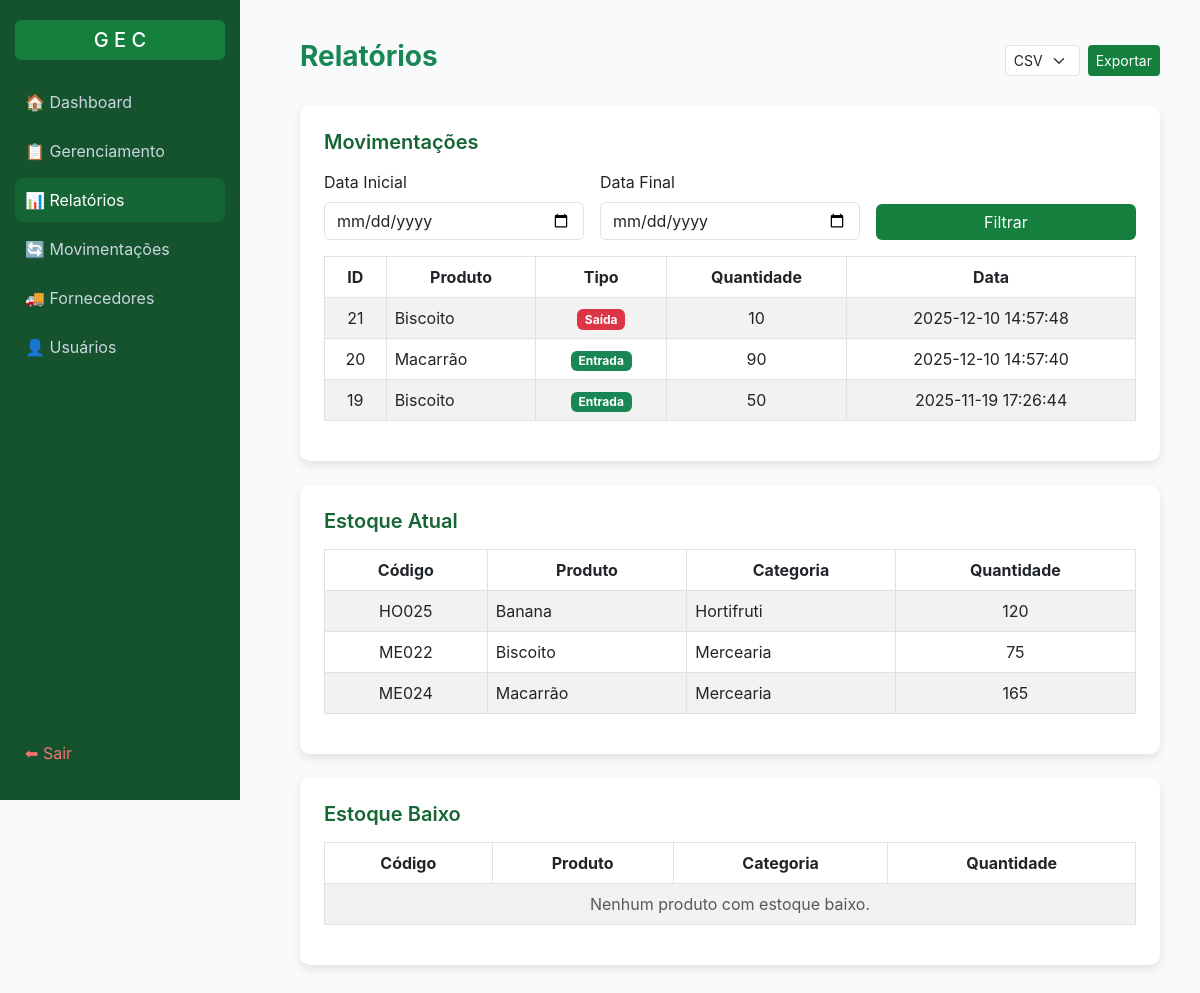
/relatorios (signed in), run on the app's committed database.
### tables this page shows
CREATE TABLE "movimentacoes" (
	"id"	INTEGER,
	"produto_id"	INTEGER,
	"tipo"	TEXT,
	"quantidade"	INTEGER,
	"data"	TIMESTAMP DEFAULT CURRENT_TIMESTAMP,
	PRIMARY KEY("id" AUTOINCREMENT)
);

CREATE TABLE "produtos" (
	"id"	INTEGER,
	"nome"	TEXT NOT NULL,
	"descricao"	TEXT,
	"codigo"	NUMERIC UNIQUE,
	"categoria"	TEXT,
	"preco"	REAL NOT NULL,
	"fornecedor_id"	INTEGER,
	"data_validade"	TEXT NOT NULL,
	"status_validade"	TEXT DEFAULT 'válido',
	"ativo"	INTEGER DEFAULT 1,
	PRIMARY KEY("id" AUTOINCREMENT),
	FOREIGN KEY("fornecedor_id") REFERENCES "fornecedores"("id")
);

CREATE TABLE "estoque" (
    "id" INTEGER PRIMARY KEY AUTOINCREMENT,
    "produto_id" INTEGER NOT NULL,
    "quantidade" INTEGER DEFAULT 0,
	"atualizado_em" TIMESTAMP DEFAULT CURRENT_TIMESTAMP,
    FOREIGN KEY(produto_id) REFERENCES produtos(id)
);

### app.py (the view, shortened to what this page needs)
@app.route("/relatorios", methods=["GET", "POST"])
@login_required
def relatorios():
    atualizar_produtos()
    conn = conectar()
    cur = conn.cursor()
    tipo_exportar = request.args.get("exportar")
    estoque_atual = cur.execute("""
        SELECT p.id, p.nome, p.codigo, p.categoria, e.quantidade
        FROM estoque e
        LEFT JOIN produtos p ON e.produto_id = p.id
        WHERE p.ativo=1
        ORDER BY p.nome ASC
    """).fetchall()
    estoque_baixo = cur.execute("""
        SELECT p.id, p.nome, p.codigo, p.categoria, e.quantidade
        FROM estoque e
        LEFT JOIN produtos p ON e.produto_id = p.id
        WHERE p.ativo=1 AND e.quantidade <= 20
        ORDER BY e.quantidade ASC
    """).fetchall()
    movimentos = []
    if request.method == "POST":
        data_inicio = request.form["data_inicio"]
        data_fim = request.form["data_fim"]
        movimentos = cur.execute("""
            SELECT m.id, m.tipo, m.quantidade, m.data, p.nome
            FROM movimentacoes m
            LEFT JOIN produtos p ON m.produto_id = p.id
            WHERE date(m.data) BETWEEN date(?) AND date(?)
            ORDER BY m.data DESC
        """, (data_inicio, data_fim)).fetchall()
    else:
        movimentos = cur.execute("""
            SELECT m.id, m.tipo, m.quantidade, m.data, p.nome
            FROM movimentacoes m
            LEFT JOIN produtos p ON m.produto_id = p.id
            ORDER BY m.data DESC LIMIT 15
        """).fetchall()
    conn.close()
    return render_template(
        "outros/relatorio.html",
        estoque_atual=estoque_atual,
        estoque_baixo=estoque_baixo,
        movimentos=movimentos
)

### app.py (called while the page is built)
def login_required(f):
    @wraps(f)
    def wrapper(*args, **kwargs):
        if not session.get("usuario"):
            flash("Faça login primeiro!")
            return redirect(url_for("login"))
        return f(*args, **kwargs)
    return wrapper

def atualizar_produtos():
    conn = conectar()
    cur = conn.cursor()
    from datetime import datetime, timedelta
    hoje = datetime.now().date()
    limite_alerta = hoje + timedelta(days=7)
    cur.execute("""
        UPDATE produtos
        SET status_validade = 'vencido'
        WHERE date(data_validade) < date(?) AND ativo=1
    """, (hoje,))
    cur.execute("""
        UPDATE produtos
        SET status_validade = 'próximo do vencimento'
        WHERE date(data_validade) BETWEEN date(?) AND date(?) AND ativo=1
    """, (hoje, limite_alerta))
    cur.execute("""
        UPDATE produtos
        SET status_validade = 'válido'
        WHERE date(data_validade) > date(?) AND ativo=1
    """, (limite_alerta,))
    conn.commit()
    conn.close()

### data/db.py (called while the page is built)
def conectar():
    return sqlite3.connect("data/estoque.db")

### templates/outros/relatorio.html (shortened to what this page needs)
<!DOCTYPE html>
<html lang="pt-BR">
<head>
  <link href="https://cdn.jsdelivr.net/npm/bootstrap@5.3.0/dist/css/bootstrap.min.css" rel="stylesheet">
</head>
<body>
  <div class="sidebar">
    <div>
      <h5>G E C</h5>
      <a href="{{ url_for('home') }}">🏠 Dashboard</a>
      <a href="{{ url_for('gerenciamento') }}">📋 Gerenciamento</a>
      <a href="{{ url_for('relatorios') }}" class="active">📊 Relatórios</a>
      <a href="{{ url_for('movimentacao') }}">🔄 Movimentações</a>
      {% if session.perfil == "admin" %}
      <a href="{{ url_for('listar_forn') }}">🚚 Fornecedores</a>
      <a href="{{ url_for('listar_usuarios') }}">👤 Usuários</a>
      {% endif %}
    </div>
    <div>
      <a href="{{ url_for('login') }}" class="logout">⬅ Sair</a>
    </div>
  </div>
  <div class="content">
    <div class="d-flex justify-content-between align-items-center mb-4">
      <h3 class="fw-bold text-success">Relatórios</h3>
      <form method="GET" action="{{ url_for('relatorios') }}" class="d-flex gap-2">
        <select name="exportar" class="form-select form-select-sm" required>
          <option value="csv">CSV</option>
        </select>
        <button type="submit" class="btn btn-success btn-sm">Exportar</button>
      </form>
    </div>
    <div class="card p-4 mb-4">
      <h5 class="section-title mb-3">Movimentações</h5>
      <form method="POST" class="row g-3 mb-3">
        <div class="col-md-4">
          <label class="form-label">Data Inicial</label>
          <input type="date" name="data_inicio" class="form-control" required>
        </div>
        <div class="col-md-4">
          <label class="form-label">Data Final</label>
          <input type="date" name="data_fim" class="form-control" required>
        </div>
        <div class="col-md-4 d-flex align-items-end">
          <button type="submit" class="btn btn-success w-100">Filtrar</button>
        </div>
      </form>
      <div class="table-responsive">
        <table class="table table-bordered table-striped align-middle">
          <thead>
            <tr class="text-center">
              <th>ID</th>
              <th>Produto</th>
              <th>Tipo</th>
              <th>Quantidade</th>
              <th>Data</th>
            </tr>
          </thead>
          <tbody>
            {% if movimentos %}
              {% for m in movimentos %}
              <tr>
                <td class="text-center">{{ m[0] }}</td>
                <td>{{ m[4] }}</td>
                <td class="text-center">
                  {% if m[1] == 'entrada' %}
                    <span class="badge bg-success">Entrada</span>
                  {% else %}
                    <span class="badge bg-danger">Saída</span>
                  {% endif %}
                </td>
                <td class="text-center">{{ m[2] }}</td>
                <td class="text-center">{{ m[3] }}</td>
              </tr>
              {% endfor %}
            {% else %}
              <tr><td colspan="5" class="text-center text-muted">Nenhuma movimentação registrada.</td></tr>
            {% endif %}
          </tbody>
        </table>
      </div>
    </div>
    <div class="card p-4 mb-4">
      <h5 class="section-title mb-3">Estoque Atual</h5>
      <div class="table-responsive">
        <table class="table table-bordered table-striped align-middle">
          <thead>
            <tr class="text-center">
              <th>Código</th>
              <th>Produto</th>
              <th>Categoria</th>
              <th>Quantidade</th>
            </tr>
          </thead>
          <tbody>
            {% if estoque_atual %}
              {% for e in estoque_atual %}
              <tr>
                <td class="text-center">{{ e[2] }}</td>
                <td>{{ e[1] }}</td>
                <td>{{ e[3] }}</td>
                <td class="text-center">{{ e[4] }}</td>
              </tr>
              {% endfor %}
            {% else %}
              <tr><td colspan="4" class="text-center text-muted">Nenhum produto em estoque.</td></tr>
            {% endif %}
          </tbody>
        </table>
      </div>
    </div>
    <div class="card p-4 mb-4">
      <h5 class="section-title mb-3">Estoque Baixo</h5>
      <div class="table-responsive">
        <table class="table table-bordered table-striped align-middle">
          <thead>
            <tr class="text-center">
              <th>Código</th>
              <th>Produto</th>
              <th>Categoria</th>
              <th>Quantidade</th>
            </tr>
          </thead>
          <tbody>
            {% if estoque_baixo %}
              {% for e in estoque_baixo %}
              <tr>
                <td class="text-center">{{ e[2] }}</td>
                <td>{{ e[1] }}</td>
                <td>{{ e[3] }}</td>
                <td class="text-center text-danger fw-bold">{{ e[4] }}</td>
              </tr>
              {% endfor %}
            {% else %}
              <tr><td colspan="4" class="text-center text-muted">Nenhum produto com estoque baixo.</td></tr>
            {% endif %}
          </tbody>
        </table>
      </div>
    </div>
  </div>
</body>
</html>

### templates/outros/relatorio.html (style rules this page uses)
body { background-color: #f9fafb; font-family: "Inter", sans-serif; }
.sidebar { height: 100vh; width: 240px; background-color: #14532d; color: #fff; position: fixed; top: 0; left: 0; padding: 20px 15px; display: flex; flex-direction: column; justify-content: space-between; }
.sidebar h5 { background-color: #15803d; text-align: center; border-radius: 6px; padding: 8px 0; margin-bottom: 20px; }
.sidebar a { color: #cbd5e1; text-decoration: none; padding: 10px; border-radius: 8px; margin-bottom: 5px; transition: 0.2s; display: block; }
.sidebar a:hover, .sidebar a.active { background-color: #166534; color: #fff; }
.logout { color: #f87171 !important; }
.content { margin-left: 260px; padding: 40px; padding-bottom: 20px; }
.card { border: none; border-radius: 10px; box-shadow: 0 4px 10px rgba(0, 0, 0, 0.1); }
.table thead { background-color: #166534; color: white; }
.btn-success { background-color: #15803d; border: none; }
.section-title { color: #166534; font-weight: 600; }

### data on the page
movimentacoes: id "21", nome "Biscoito", tipo "Saída", quantidade "10", data "2025-12-10 14:57:48"
movimentacoes: id "20", nome "Macarrão", tipo "Entrada", quantidade "90", data "2025-12-10 14:57:40"
movimentacoes: id "19", nome "Biscoito", tipo "Entrada", quantidade "50", data "2025-11-19 17:26:44"
estoque: codigo "HO025", nome "Banana", categoria "Hortifruti", quantidade "120"
estoque: codigo "ME022", nome "Biscoito", categoria "Mercearia", quantidade "75"
estoque: codigo "ME024", nome "Macarrão", categoria "Mercearia", quantidade "165"
